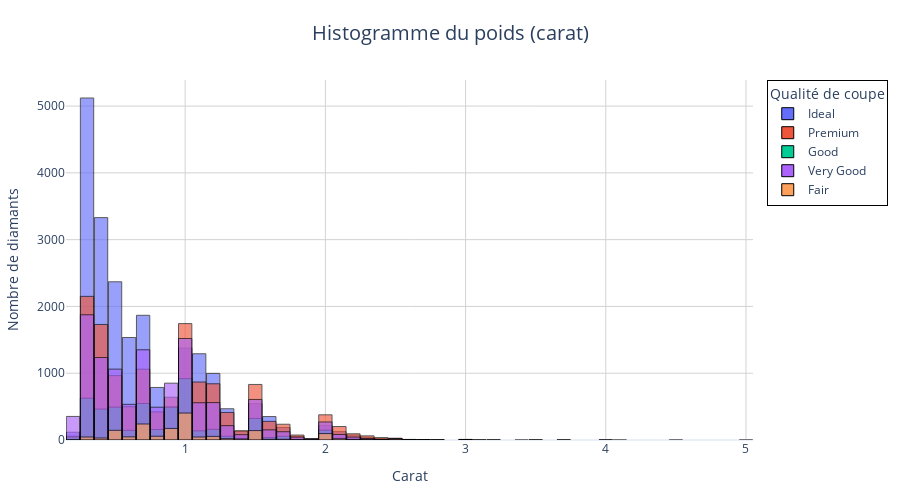

Notebook code cell kept with this figure:
### Markdown cell above
<center> <h1> **Repeat the visualizations but with plotly**

<table>
<tr>
    <td><img src="./images/pandas.png" alt="Pandas Logo" width="400"/></td>
    <td><img src="./images/Plotly-logo.png" alt="plotly Logo" width="400"/></td>
</tr>
</table>

### Code cell
import plotly.express as px

diamonds_url = "https://raw.githubusercontent.com/TrainingByPackt/Interactive-Data-Visualization-with-Python/master/datasets/diamonds.csv"
diamonds_df = pd.read_csv(diamonds_url)

# Création de l'histogramme
fig = px.histogram(
    diamonds_df,
    x="carat",
    nbins=50,
    color="cut",
    barmode="overlay",
    opacity=0.65,
    histnorm=None,  # 'probability', 'percent', 'density'
    title="Distribution du carat des diamants"
)

# Personnalisation des barres
fig.update_traces(
    marker=dict(
        line=dict(width=1, color="black")
    ),
    hovertemplate=(
        "Carat: %{x}<br>"
        "Count: %{y}<extra></extra>"
    )
)

# Personnalisation du layout
fig.update_layout(
    width=900,
    height=500,
    template="plotly_white",
    bargap=0.05,
    title=dict(
        text="Histogramme du poids (carat)",
        x=0.5,
        xanchor="center",
        font=dict(size=20)
    ),
    legend=dict(
        title="Qualité de coupe",
        bgcolor="rgba(255,255,255,0.8)",
        bordercolor="black",
        borderwidth=1
    ),
    margin=dict(l=60, r=40, t=80, b=60)
)

# Axes
fig.update_xaxes(
    title="Carat",
    showgrid=True,
    gridcolor="lightgrey",
    zeroline=False
)

fig.update_yaxes(
    title="Nombre de diamants",
    showgrid=True,
    gridcolor="lightgrey"
)

# Affichage
fig.show()

### Figure 1 — Plotly figure (JSON) as saved in the notebook; plotly's stock layout.template omitted (floating-point values rounded to 4 significant figures; data arrays with more than 128 entries replaced by an {"elided": "..."} marker saying what was removed)
{"data": [{"bingroup": "x", "hovertemplate": "Carat: %{x}<br>Count: %{y}<extra></extra>", "legendgroup": "Ideal", "marker": {"color": "#636efa", "opacity": 0.65, "pattern": {"shape": ""}, "line": {"color": "black", "width": 1}}, "name": "Ideal", "nbinsx": 50, "orientation": "v", "showlegend": true, "x": {"elided": "21551 float values"}, "xaxis": "x", "yaxis": "y", "type": "histogram"}, {"bingroup": "x", "hovertemplate": "Carat: %{x}<br>Count: %{y}<extra></extra>", "legendgroup": "Premium", "marker": {"color": "#EF553B", "opacity": 0.65, "pattern": {"shape": ""}, "line": {"color": "black", "width": 1}}, "name": "Premium", "nbinsx": 50, "orientation": "v", "showlegend": true, "x": {"elided": "13791 float values"}, "xaxis": "x", "yaxis": "y", "type": "histogram"}, {"bingroup": "x", "hovertemplate": "Carat: %{x}<br>Count: %{y}<extra></extra>", "legendgroup": "Good", "marker": {"color": "#00cc96", "opacity": 0.65, "pattern": {"shape": ""}, "line": {"color": "black", "width": 1}}, "name": "Good", "nbinsx": 50, "orientation": "v", "showlegend": true, "x": {"elided": "4906 float values"}, "xaxis": "x", "yaxis": "y", "type": "histogram"}, {"bingroup": "x", "hovertemplate": "Carat: %{x}<br>Count: %{y}<extra></extra>", "legendgroup": "Very Good", "marker": {"color": "#ab63fa", "opacity": 0.65, "pattern": {"shape": ""}, "line": {"color": "black", "width": 1}}, "name": "Very Good", "nbinsx": 50, "orientation": "v", "showlegend": true, "x": {"elided": "12082 float values"}, "xaxis": "x", "yaxis": "y", "type": "histogram"}, {"bingroup": "x", "hovertemplate": "Carat: %{x}<br>Count: %{y}<extra></extra>", "legendgroup": "Fair", "marker": {"color": "#FFA15A", "opacity": 0.65, "pattern": {"shape": ""}, "line": {"color": "black", "width": 1}}, "name": "Fair", "nbinsx": 50, "orientation": "v", "showlegend": true, "x": {"elided": "1610 float values"}, "xaxis": "x", "yaxis": "y", "type": "histogram"}], "layout": {"xaxis": {"anchor": "y", "domain": [0.0, 1.0], "title": {"text": "Carat"}, "showgrid": true, "gridcolor": "lightgrey", "zeroline": false}, "yaxis": {"anchor": "x", "domain": [0.0, 1.0], "title": {"text": "Nombre de diamants"}, "showgrid": true, "gridcolor": "lightgrey"}, "legend": {"title": {"text": "Qualité de coupe"}, "tracegroupgap": 0, "bgcolor": "rgba(255,255,255,0.8)", "bordercolor": "black", "borderwidth": 1}, "title": {"text": "Histogramme du poids (carat)", "font": {"size": 20}, "x": 0.5, "xanchor": "center"}, "barmode": "overlay", "margin": {"l": 60, "r": 40, "t": 80, "b": 60}, "width": 900, "height": 500, "bargap": 0.05}}
